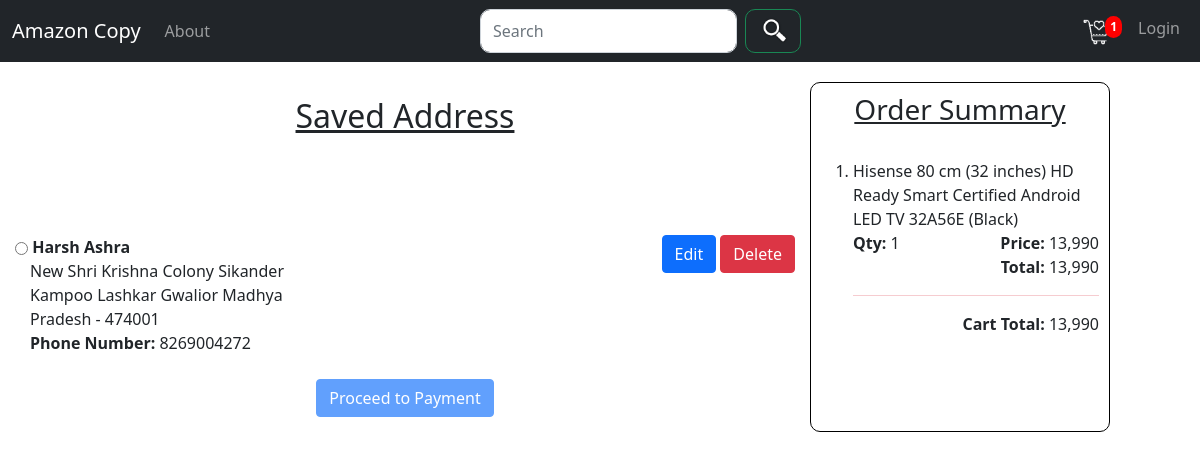
/checkout/ (signed in), run on an earlier commit of the app's database.
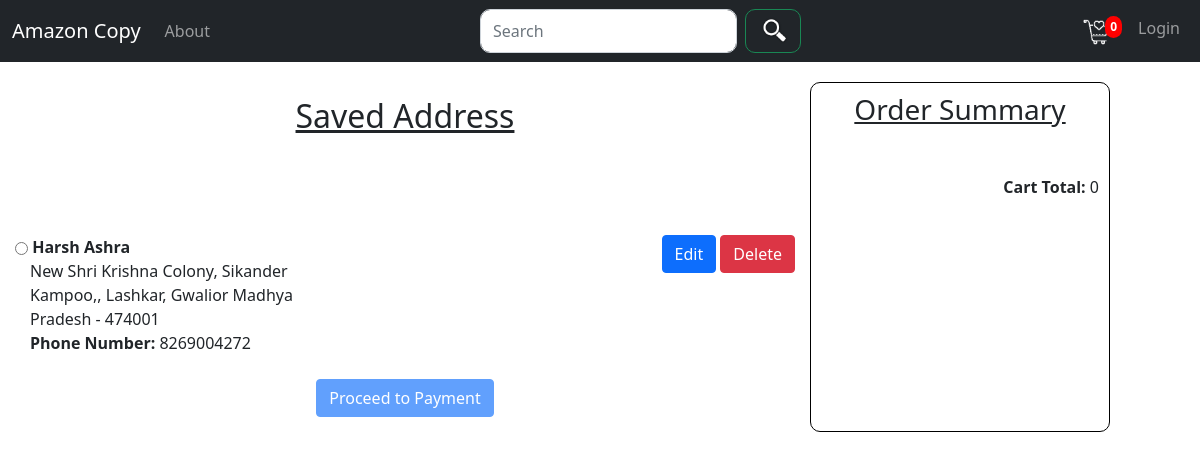
And on a later commit of the database.
### Amazon/models.py (models this page shows, shortened)
class Customer(models.Model):
    user = models.OneToOneField(User, on_delete=models.CASCADE)
    name = models.CharField(max_length=100, null=True, blank=True)
    email = models.EmailField(max_length=100)
    profileImage = models.ImageField(blank=True, null=True, default='profile.png')
    phoneNumber = models.CharField(max_length=10, blank=True, null=True)
    address = models.CharField(max_length=500, blank=True, null=True)

class Cart(models.Model):
    product = models.ForeignKey(Product, on_delete=models.SET_NULL, blank=True, null=True)
    order = models.ForeignKey(Order, on_delete=models.SET_NULL, blank=True, null=True)
    quantity = models.IntegerField(default=0, blank=True, null=True)
    dateAdded = models.DateTimeField(auto_now_add=True)
    orderId = models.CharField(max_length=100, blank=True, null=True)
    @property
    def getProductTotal(self):
        total = self.product.productDiscountedPrice * self.quantity
        return total

class Product(models.Model):
    productId = models.AutoField(primary_key=True)
    productName = models.CharField(max_length=200)
    productDescription = models.CharField(max_length=500)
    productRealPrice = models.IntegerField()
    productDiscountedPrice = models.IntegerField()
    productImage = models.ImageField()
    productInformation = RichTextField()
    productTotalQty = models.IntegerField()
    alias = models.CharField(max_length=200)
    url = models.CharField(max_length=200, blank=True, null=True)

class Order(models.Model):
    customer = models.ForeignKey(Customer, on_delete=models.SET_NULL, blank=True, null=True)
    dateOrdered = models.DateTimeField(auto_now_add=True)
    orderCompleted = models.BooleanField(default=False)
    transactionId = models.AutoField(primary_key=True)
    @property
    def getCartTotal(self):
        orderItems = self.cart_set.all()
        total = sum([item.getProductTotal for item in orderItems])
        return total
    @property
    def getNumberOfItems(self):
        orderItems = self.cart_set.all()
        total = sum([item.quantity for item in orderItems])
        return total

### Amazon/views.py (the view)
# urls.py: path('checkout/', views.checkOut, name='checkout'),
def checkOut(request):
    if request.user.is_authenticated:
        customer = request.user.customer
        user = Customer.objects.get(user=request.user)
        order, created = Order.objects.get_or_create(customer=customer, orderCompleted=False)
        items = order.cart_set.all()
        numberOfItems = order.getNumberOfItems
    else:
        return redirect('login')
    context = {
        'user': user,
        'items': items,
        'order': order,
        'totalItems': numberOfItems
    }
    return render(request, "Amazon/checkout.html", context)

### Amazon/context_processors.py (called while the page is built)
def getNumberOfItems(request):
    global numberOfItems
    if request.user.is_authenticated:
        customer = request.user.customer
        order, created = Order.objects.get_or_create(customer=customer, orderCompleted=False)
        numberOfItems = order.getNumberOfItems
    else:
        numberOfItems = 0
    return {
        'number': numberOfItems
    }

### Amazon/templates/Amazon/checkout.html (shortened to what this page needs)
{% extends "Amazon/HTMLtemplate.html" %}
{% load static %}
{% load humanize %}
{% block stylesheet %}
    <link rel="stylesheet" href="{% static 'Amazon/css/bootstrap.min.css' %}"/>
    <link rel="stylesheet" href="{% static 'Amazon/css/checkoutStyle.css' %}">
    <link rel="stylesheet" href="{% static 'Amazon/css/baseStyle.css' %}">
{% endblock %}
{% block body %}
    <div class="container-fluid">
        <div class="row">
            <div class="col-md-8"
                 style="padding: 10px; margin: 5px;">
                {% if user.address %}
                    <form action="{% url 'payment' %}" method="post" class="addressForm">
                        <h2 class="text-center text-decoration-underline" style="margin-bottom: 100px;">
                            Saved Address</h2>
                        <label style="width: 300px;">
                            <input type="radio" name="address" value="{{ user.address }}" id="address">
                            <strong>{{ user.name }}</strong>
                            <br><label style="margin-left: 15px;">{{ user.address }}</label><br>
                            <strong style="margin-left: 15px;">Phone Number:</strong> {{ user.phoneNumber }}
                        </label>
                        <div class="float-end">
                            <a class="btn btn-primary">Edit</a>
                            <a class="btn btn-danger">Delete</a>
                        </div>
                        <br><br>
                        <div class="text-center">
                            <button class="btn btn-primary continue" disabled>Proceed to Payment</button>
                        </div>
                    </form>
                {% endif %}
            </div>
            <div class="col-md-3"
                 style="padding: 10px;border: 1px solid black; border-radius: 10px;
                 max-height: 500px; overflow: auto">
                <h3 class="text-center text-decoration-underline">Order Summary</h3><br>
                <ol>
                    {% for item in items %}
                        <li>
                            {{ item.product.productName }}<br>
                            <label><strong>Qty:</strong> {{ item.quantity }}</label>
                            <label class="float-end"><strong>Price:</strong> {{ item.product.productDiscountedPrice|intcomma }}
                            </label>
                            <label class="d-flex flex-row-reverse">{{ item.getProductTotal | intcomma }}
                                <strong>Total:&nbsp;</strong></label>
                        </li>
                        <hr class="bg-danger">
                    {% endfor %}
                </ol>
                <label class="d-flex flex-row-reverse">{{ order.getCartTotal | intcomma }}
                    <strong>Cart Total:&nbsp;</strong>
                </label>
            </div>
        </div>
    </div>
{% endblock %}

What changed in the data, as far as the page shows it:
removed Cart: product.productName "Hisense 80 cm (32 inches) HD Ready Smart Certified Android LED TV 32A56E (Black)", quantity "1", product.productDiscountedPrice "13,990", getProductTotal "13,990"
removed Order: getCartTotal "13,990"
changed Customer "Harsh Ashra": address "New Shri Krishna Colony Sikander Kampoo Lashkar Gwalior Madhya Pradesh - 474001" → "New Shri Krishna Colony, Sikander Kampoo,, Lashkar, Gwalior Madhya Pradesh - 474001"
now on this page (row edited): Order: getCartTotal "0"
Also different on the page:
{{ number }}: "1" → "0"
